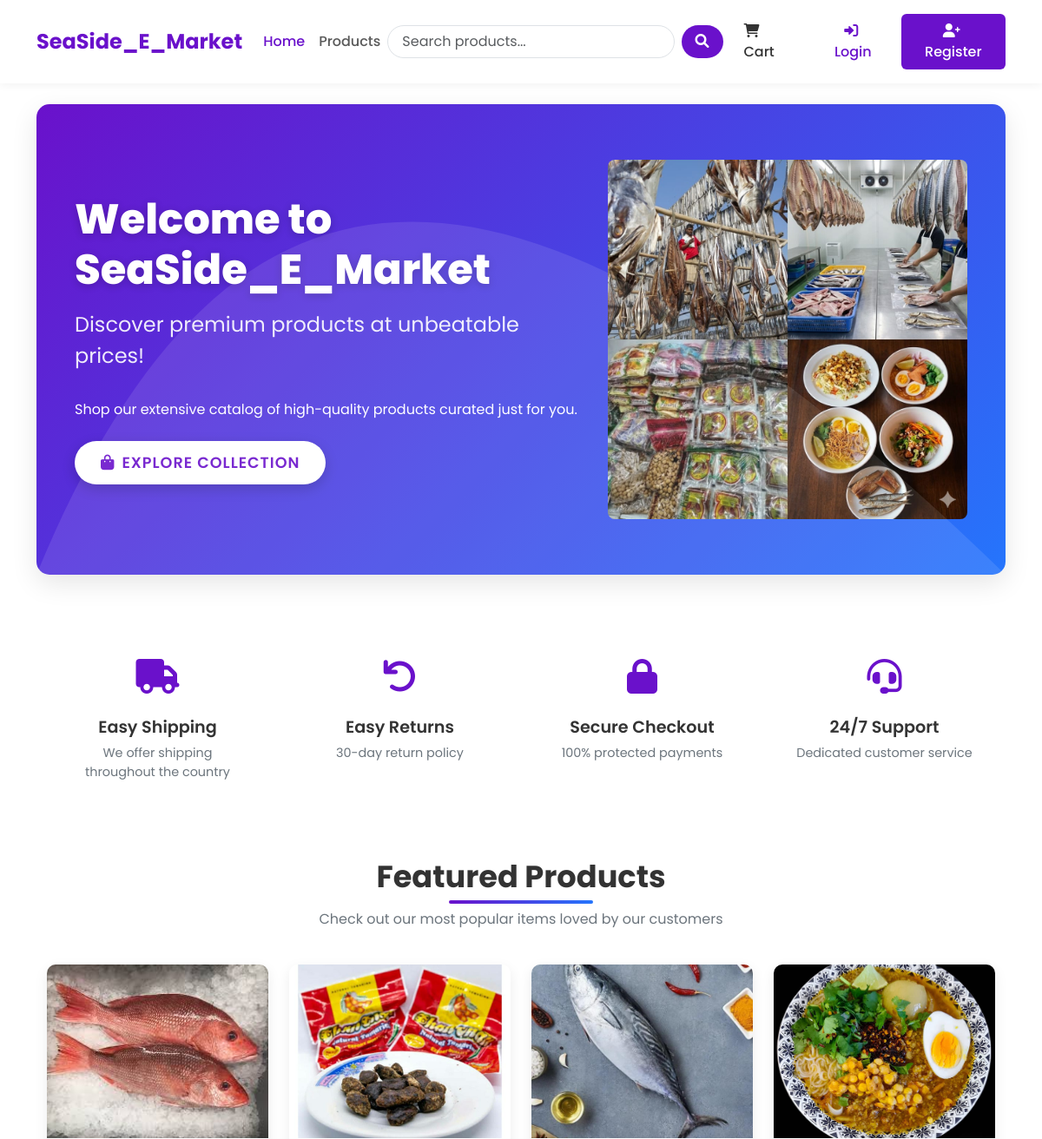
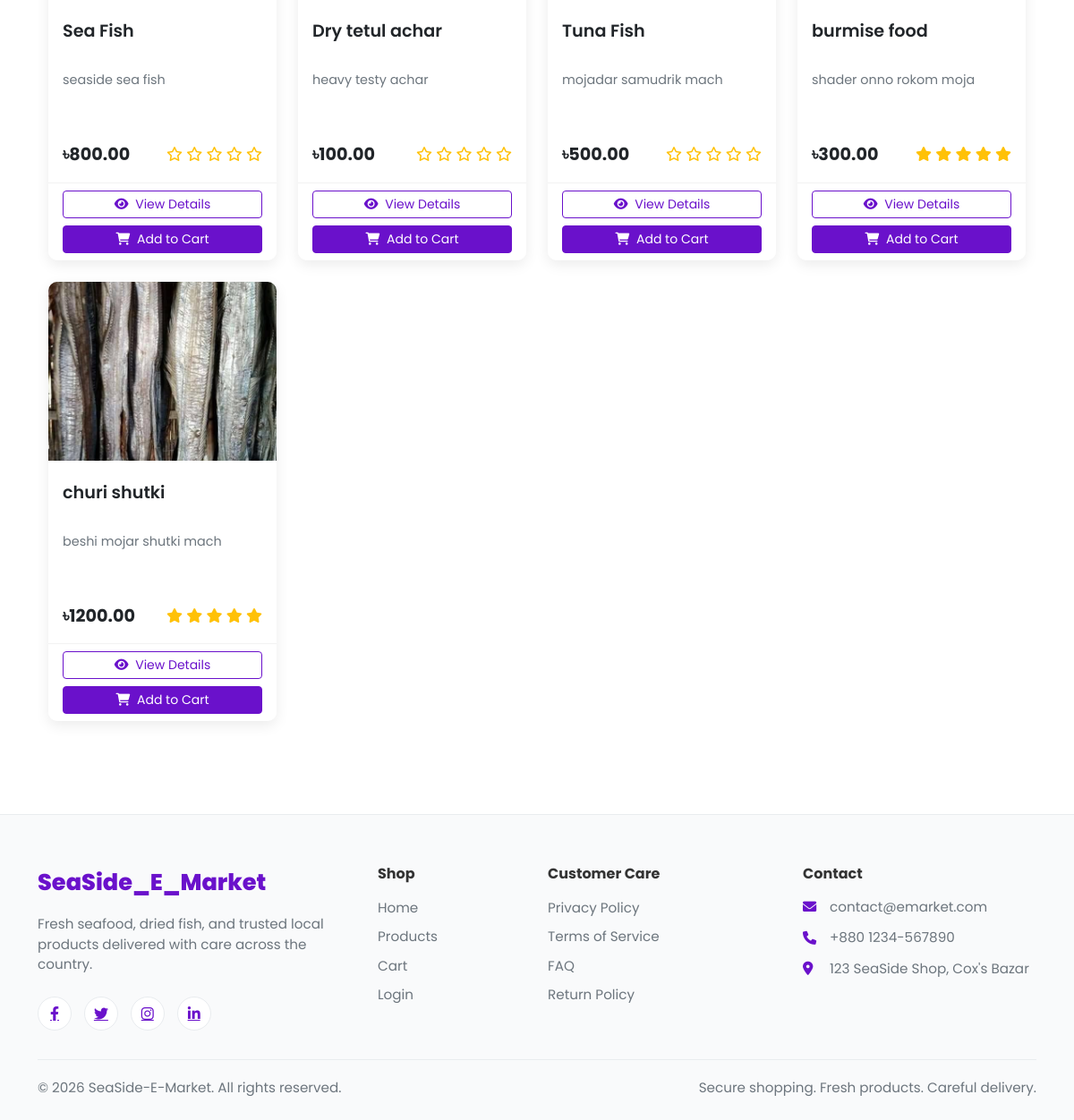
The page / on the database its author committed (2 pictures, top to bottom).
### SeaSide_Shop/models.py (models this page shows, shortened)
class Product(models.Model):
    name = models.CharField(max_length=100)
    slug = models.SlugField(max_length=200, unique=True)
    category = models.ForeignKey(Category, on_delete=models.CASCADE, related_name='products')
    description = models.TextField()
    price = models.DecimalField(max_digits=10, decimal_places=2) # 405.99
    stock = models.PositiveBigIntegerField(default=1)
    available = models.BooleanField(default=True)
    created_at = models.DateTimeField(auto_now_add=True)
    updated_at = models.DateTimeField(auto_now=True)
    image = models.ImageField(upload_to='products/%Y/%m/%d') # products/25/10/2025
    def average_rating(self):
        ratings = self.ratings.all()
        if ratings.count() > 0:
            return sum([i.rating for i in ratings])/ratings.count()
        return 0

### SeaSide_Shop/views.py (the view)
# urls.py: 2. Add a URL to urlpatterns:  path('', views.home, name='home')
def home(request):
    featured_products = Product.objects.filter(available=True).order_by('-created_at')[:8] # descending order
    categories = Category.objects.all()
    return render(request, 'SeaSide_Shop/home.html', {'featured_products' : featured_products, 'categories' : categories})

### SeaSide_Shop/context_processors.py (called while the page is built)
def cart_items_count(request):
    if request.user.is_authenticated:
        try:
            cart = Cart.objects.get(user=request.user)
            return {'cart_items_count' : cart.get_total_items()}
        except Cart.DoesNotExist:
            return {'cart_items_count' : 0}
    return {'cart_items_count' : 0}

### templates/SeaSide_Shop/home.html (shortened to what this page needs)
{% extends 'base.html' %}
{% load static %}
{% block content %}
<div class="hero-section">
    <div class="container">
        <div class="row align-items-center">
            <div class="col-lg-7">
                <h1 class="hero-title">Welcome to SeaSide_E_Market</h1>
                <p class="hero-subtitle">Discover premium products at unbeatable prices!</p>
                <p class="mb-4">Shop our extensive catalog of high-quality products curated just for you.</p>
                <a class="btn hero-btn" href="{% url 'product_list' %}">
                    <i class="fas fa-shopping-bag me-2"></i>Explore Collection
                </a>
            </div>
            <div class="col-lg-5 d-none d-lg-block">
                <div class="text-center">
                    <img src="{% static 'welcome.jpg' %}" alt="Welcome to SeaSide E-market" class="img-fluid rounded-3">
                </div>
            </div>
        </div>
    </div>
</div>
<div class="container mb-5">
    <div class="row g-4">
        <div class="col-md-3">
            <div class="feature-item">
                <div class="feature-icon">
                    <i class="fas fa-truck"></i>
                </div>
                <h3 class="feature-title">Easy Shipping</h3>
                <p class="feature-desc">We offer shipping throughout the country</p>
            </div>
        </div>
        <div class="col-md-3">
            <div class="feature-item">
                <div class="feature-icon">
                    <i class="fas fa-undo"></i>
                </div>
                <h3 class="feature-title">Easy Returns</h3>
                <p class="feature-desc">30-day return policy</p>
            </div>
        </div>
        <div class="col-md-3">
            <div class="feature-item">
                <div class="feature-icon">
                    <i class="fas fa-lock"></i>
                </div>
                <h3 class="feature-title">Secure Checkout</h3>
                <p class="feature-desc">100% protected payments</p>
            </div>
        </div>
        <div class="col-md-3">
            <div class="feature-item">
                <div class="feature-icon">
                    <i class="fas fa-headset"></i>
                </div>
                <h3 class="feature-title">24/7 Support</h3>
                <p class="feature-desc">Dedicated customer service</p>
            </div>
        </div>
    </div>
</div>
<div class="container">
    <div class="section-header">
        <h2 class="section-title">Featured Products</h2>
        <p class="section-subtitle">Check out our most popular items loved by our customers</p>
    </div>
    <div class="row row-cols-1 row-cols-md-2 row-cols-lg-4 g-4">
        {% for product in featured_products %}
        <div class="col">
            <div class="card h-100 product-card">
                <div class="product-img-container">
                    {% if product.image %}
                    <img src="{{ product.image.url }}" class="product-img" alt="{{ product.name }}">
                    {% else %}
                    <div class="bg-light text-center p-5">
                        <i class="fas fa-image fa-3x text-muted"></i>
                    </div>
                    {% endif %}
                </div>
                <div class="card-body">
                    <h5 class="product-title">{{ product.name }}</h5>
                    <p class="product-desc">{{ product.description|truncatechars:100 }}</p>
                    <div class="d-flex justify-content-between align-items-center">
                        <span class="product-price">৳{{ product.price }}</span>
                        <div class="rating">
                            {% for i in "12345" %}
                            {% if forloop.counter <= product.average_rating %}
                            <i class="fas fa-star"></i>
                            {% else %}
                            <i class="far fa-star"></i>
                            {% endif %}
                            {% endfor %}
                        </div>
                    </div>
                </div>
                <div class="card-footer">
                    <div class="d-grid gap-2">
                        <a href="{% url 'product_detail' product.slug %}" class="btn btn-sm btn-outline-primary">
                            <i class="fas fa-eye me-1"></i> View Details
                        </a>
                        {% if not user.is_staff and not user.is_superuser %}
                        <form action="{% url 'cart_add' product.id %}" method="post">
                            <button type="submit" class="btn btn-sm btn-primary w-100">
                                <i class="fas fa-shopping-cart me-1"></i> Add to Cart
                            </button>
                        </form>
                        {% endif %}
                    </div>
                </div>
            </div>
        </div>
        {% empty %}
        <div class="col-12">
            <div class="alert alert-info">No featured products available at the moment.</div>
        </div>
        {% endfor %}
    </div>
</div>
{% endblock %}

### templates/SeaSide_Shop/home.html (style rules this page uses)
.hero-section { background: linear-gradient(135deg, #6a11cb 0%, #2575fc 100%); color: white; border-radius: 15px; overflow: hidden; position: relative; padding: 4rem 2rem; margin-bottom: 4rem; box-shadow: 0 10px 30px rgba(0, 0, 0, 0.1); }
.hero-section::before { content: ""; position: absolute; top: 0; left: 0; width: 100%; height: 100%; background-size: 100% 100%; }
.hero-title { font-weight: 800; font-size: 3rem; margin-bottom: 1rem; text-shadow: 0 2px 10px rgba(0, 0, 0, 0.2); }
.hero-subtitle { font-size: 1.5rem; margin-bottom: 2rem; opacity: 0.9; }
.hero-btn { padding: 12px 30px; font-size: 1.1rem; text-transform: uppercase; font-weight: 600; letter-spacing: 1px; border-radius: 50px; transition: all 0.3s ease; box-shadow: 0 5px 15px rgba(0, 0, 0, 0.2); background-color: white; color: #6a11cb; border: none; }
.section-header { text-align: center; margin-bottom: 2.5rem; position: relative; }
.section-title { font-weight: 700; font-size: 2.2rem; color: #333; margin-bottom: 1rem; position: relative; display: inline-block; }
.section-title:after { content: ''; position: absolute; width: 50%; height: 4px; background: linear-gradient(to right, #6a11cb, #2575fc); bottom: -10px; left: 25%; border-radius: 10px; }
.section-subtitle { color: #6c757d; max-width: 600px; margin: 0 auto; }
.product-card { border: none; border-radius: 15px; overflow: hidden; transition: all 0.3s ease; box-shadow: 0 5px 15px rgba(0, 0, 0, 0.05); }
.product-img-container { height: 200px; overflow: hidden; position: relative; }
.product-img { width: 100%; height: 100%; object-fit: cover; transition: transform 0.5s ease; }
.product-title { font-weight: 600; font-size: 1.2rem; margin-top: 0.5rem; overflow: hidden; text-overflow: ellipsis; display: -webkit-box; -webkit-line-clamp: 2; -webkit-box-orient: vertical; height: 3rem; }
.product-desc { color: #6c757d; font-size: 0.9rem; margin-bottom: 1rem; overflow: hidden; text-overflow: ellipsis; display: -webkit-box; -webkit-line-clamp: 3; -webkit-box-orient: vertical; height: 4rem; }
.product-price { font-weight: 700; color: #212529; font-size: 1.2rem; }
.rating { color: #ffc107; }
.card-footer { background-color: white; border-top: 1px solid rgba(0, 0, 0, 0.05); }
.btn-outline-primary { border-color: #6a11cb; color: #6a11cb; }
.btn-primary { background-color: #6a11cb; border-color: #6a11cb; }
.feature-item { text-align: center; padding: 1.5rem; }
.feature-icon { font-size: 2.5rem; margin-bottom: 1rem; color: #6a11cb; }
.feature-title { font-weight: 600; font-size: 1.2rem; margin-bottom: 0.5rem; }
.feature-desc { color: #6c757d; font-size: 0.9rem; }

### templates/base.html (style rules this page uses)
:root { --primary-color: #6a11cb; --primary-dark: #5a0cb8; --primary-light: #7c4ddb; --secondary-color: #2575fc; --text-color: #333333; --text-light: #6c757d; --bg-light: #f8f9fa; --border-radius: 10px; --box-shadow: 0 5px 15px rgba(0,0,0,0.08); }
body { font-family: 'Poppins', sans-serif; color: var(--text-color); display: flex; flex-direction: column; min-height: 100vh; }
.product-card { border: none; border-radius: var(--border-radius); overflow: hidden; transition: transform 0.3s, box-shadow 0.3s; box-shadow: var(--box-shadow); }
.rating { color: #ffc107; }
.btn-primary { background-color: var(--primary-color); border-color: var(--primary-color); }
.btn-outline-primary { border-color: var(--primary-color); color: var(--primary-color); }

### rows shown on the page
Product: image (picture), name "Sea Fish", description "seaside sea fish", price "800.00"
Product: image (picture), name "Dry tetul achar", description "heavy testy achar", price "100.00"
Product: image (picture), name "Tuna Fish", description "mojadar samudrik mach", price "500.00"
Product: image (picture), name "burmise food", description "shader onno rokom moja", price "300.00"
Product: image (picture), name "churi shutki", description "beshi mojar shutki mach", price "1200.00"
